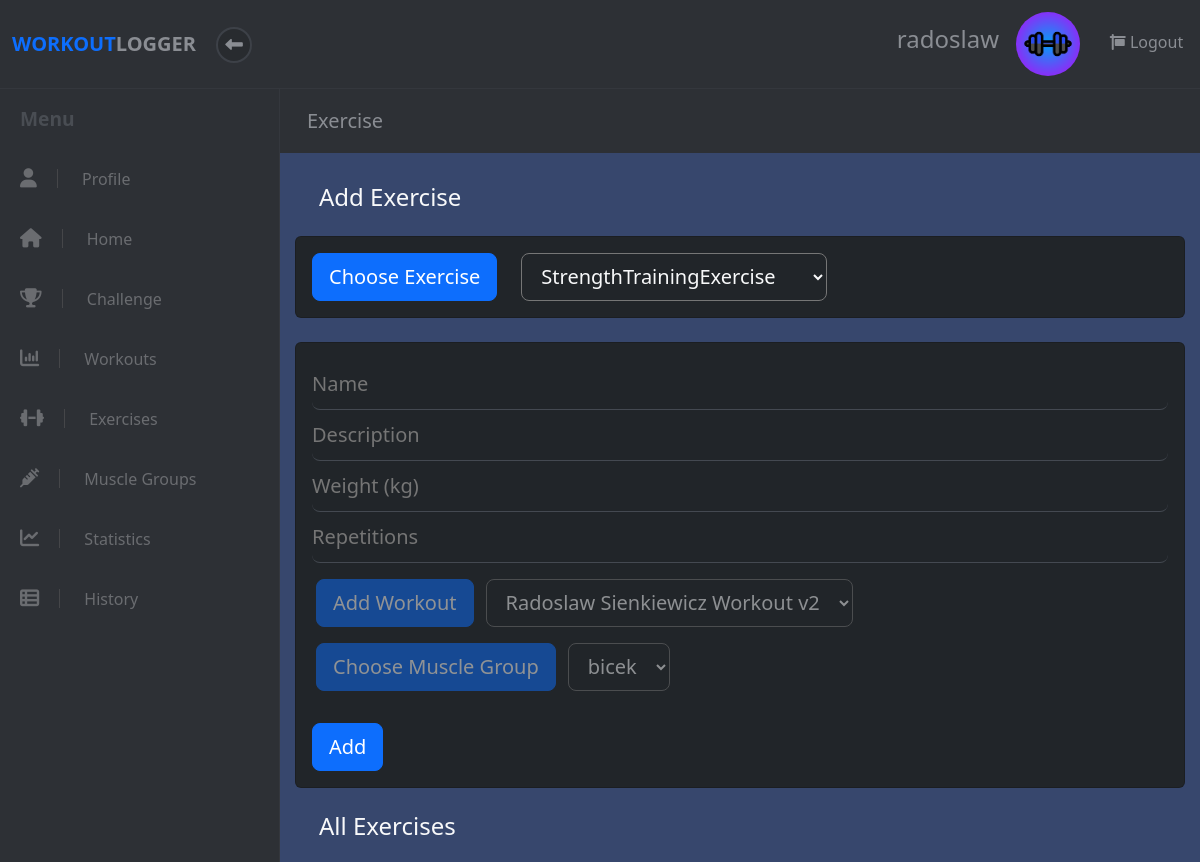
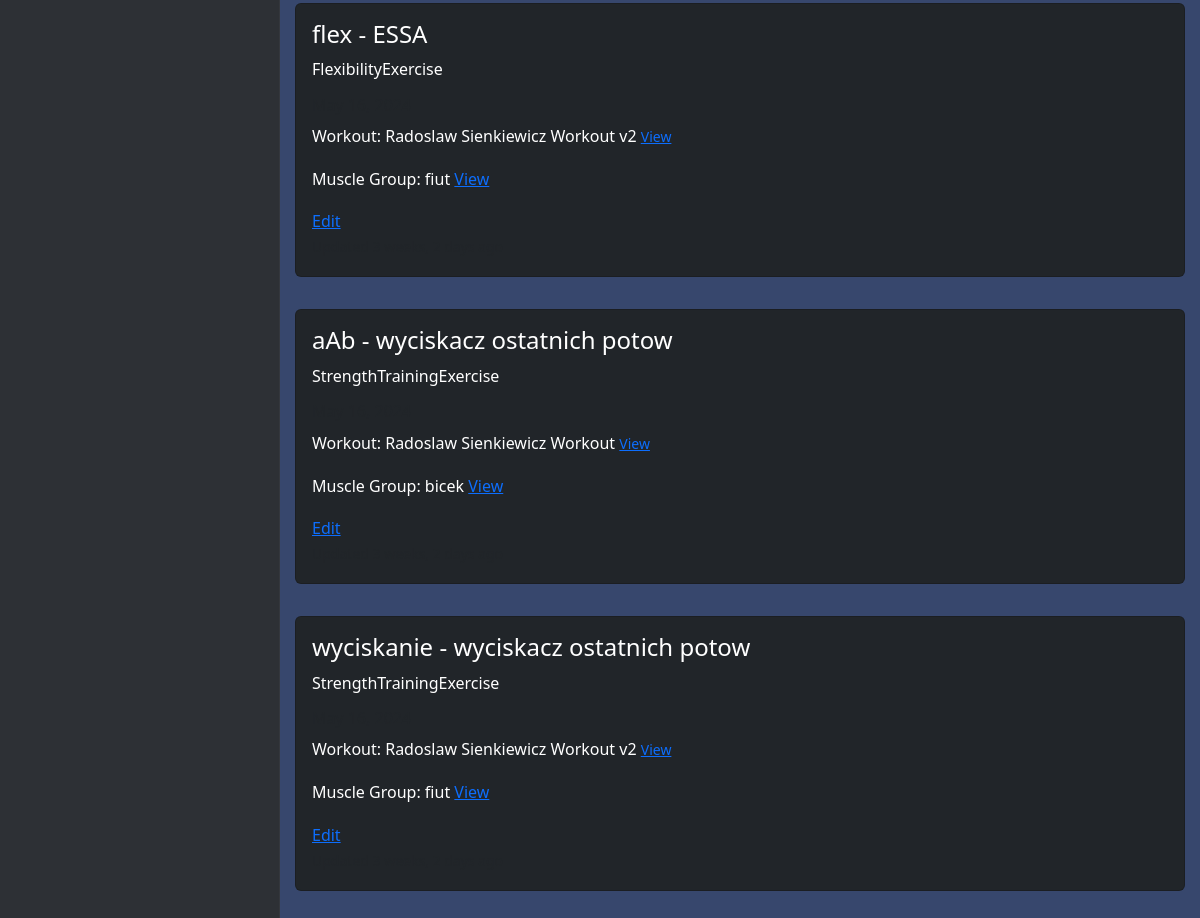
Page /exercise (signed in) on the earlier database version (2 pictures, top to bottom).
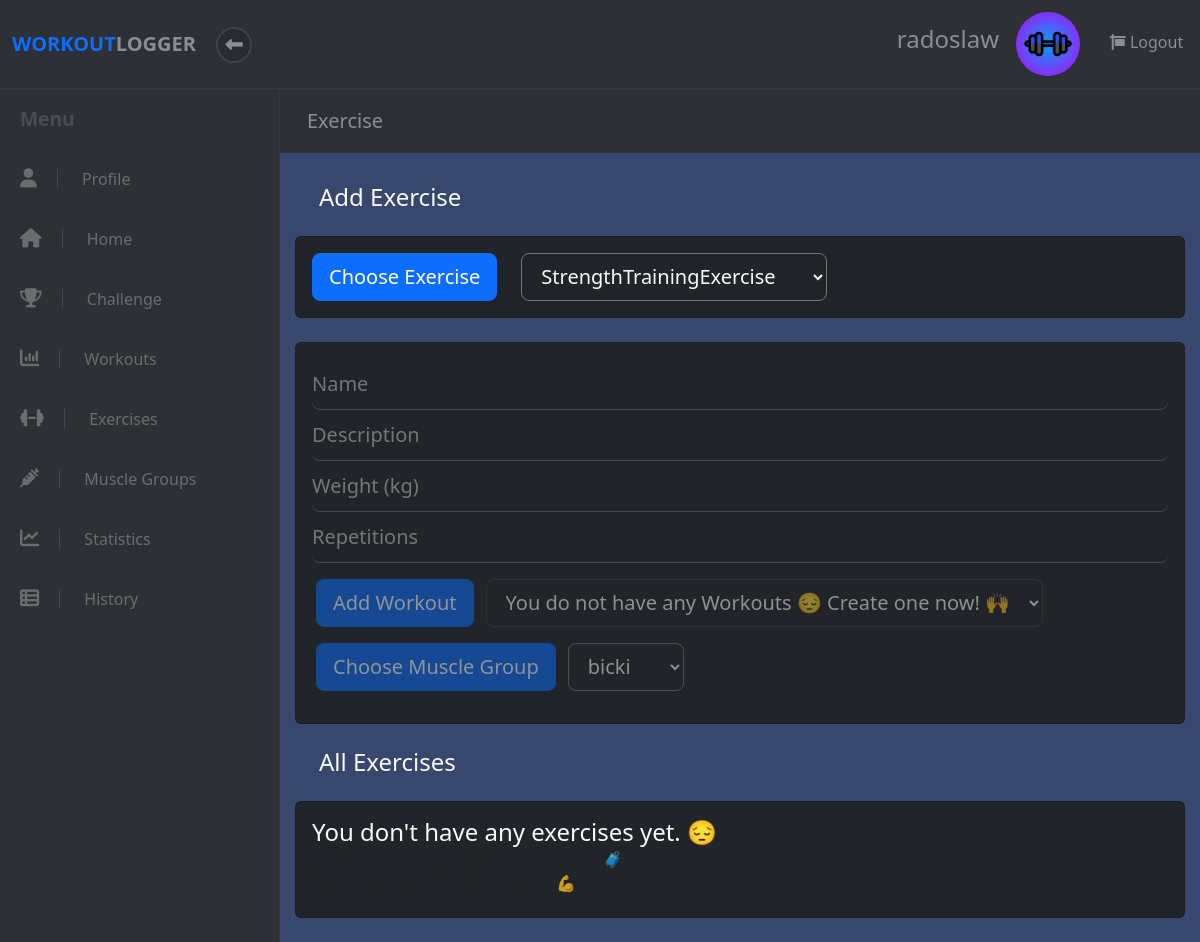
Same page on the later database version.
### apps/workout/models.py (models this page shows, shortened)
class User(models.Model):
    username = models.CharField(max_length=20)
    email = models.CharField(max_length=50)
    password = models.CharField(max_length=22)
    created_at = models.DateTimeField(auto_now_add=True)
    updated_at = models.DateTimeField(auto_now=True)
    profile_photo_url = models.CharField(max_length=255, blank=True, null=True)
    background_photo_url = models.CharField(max_length=255, blank=True, null=True)
    objects = UserManager()

class Exercise(models.Model):
    name = models.CharField(max_length=50)
    description = models.CharField(max_length=150)
    workout = models.ForeignKey(Workout, on_delete=models.CASCADE, related_name='%(class)s', default=None)
    muscle_group = models.ForeignKey(MuscleGroup, on_delete=models.CASCADE, default=None)
    user = models.ForeignKey(User, on_delete=models.CASCADE, default=None)
    created_at = models.DateTimeField(auto_now_add=True)
    updated_at = models.DateTimeField(auto_now=True)
    objects = ExerciseManager()
    class Meta:
        ordering = ('name', 'muscle_group')
        abstract = True
    def class_name(self):
        return self.__class__.__name__

class FlexibilityExercise(Exercise):
    stretch_type = models.CharField(max_length=50)
    objects = FlexibilityExerciseManager()

class Workout(models.Model):
    name = models.CharField(max_length=50)
    description = models.CharField(max_length=150)
    completed = models.BooleanField(default=False)
    is_shared = models.BooleanField(default=False)
    user = models.ForeignKey(User, on_delete=models.CASCADE, default=None)
    challenge = models.ForeignKey(Challenge, on_delete=models.CASCADE, default=None, blank=True, null=True)
    created_at = models.DateTimeField(auto_now_add=True)
    updated_at = models.DateTimeField(auto_now=True)
    objects = WorkoutManager()
    def __str__(self):
        return self.name

class MuscleGroup(models.Model):
    name = models.CharField(max_length=50)
    description = models.CharField(max_length=150)
    created_at = models.DateTimeField(auto_now_add=True)
    updated_at = models.DateTimeField(auto_now=True)
    def __str__(self):
        return self.name

class StrengthTrainingExercise(Exercise):
    weight = models.DecimalField(max_digits=6, decimal_places=2)
    repetitions = models.PositiveIntegerField()
    objects = StrengthTrainingExerciseManager()
    def form_data(self):
        return [
            FormData("weight", "number", "Weight (kg)", self.weight),
            FormData("repetitions", "number", "Repetitions", self.repetitions)
        ]

### apps/workout/views.py (the view, shortened to what this page needs)
# urls.py: re_path(r'^workout/(?P<id>\d*)/exercise$', views.new_exercise),
def new_exercise(request):
    exercise_type = request.GET.get('exercise_type')
    if(exercise_type == None):
        exercise_type = StrengthTrainingExercise().class_name
    current_workout_id = request.GET.get('current_workout_id')
    if(current_workout_id == None):
        current_workout_id = -1
    current_muscle_group_id = request.GET.get('current_muscle_group_id')
    if(current_muscle_group_id == None):
        current_muscle_group_id = -1
    try:
        user = User.objects.get(id=request.session["user_id"])
        ste = StrengthTrainingExercise.objects.filter(user__id=user.id)
        ete = EnduranceTrainingExercise.objects.filter(user__id=user.id)
        be = BalanceExercise.objects.filter(user__id=user.id)
        fe = FlexibilityExercise.objects.filter(user__id=user.id)
        exercises = list(chain(ste, ete, be, fe))
        data = {
            'user': user,
            'exercises': sorted(exercises, key=lambda x: x.updated_at, reverse=True),
            'exercise_types': get_exercises_types(),
            'current_exercise': exercise_type,
            'current_workout_id': int(current_workout_id),
            'current_muscle_group_id': int(current_muscle_group_id),
            'workouts': Workout.objects.filter(user__id=user.id).order_by('-updated_at'),
            'muscle_groups': MuscleGroup.objects.order_by('name'),
        }
        if request.method == "GET":
            logging.debug("GET request to new exercise")
            return render(request, "workout/add_exercise.html", data)
    except (KeyError, User.DoesNotExist) as err:
        messages.info(request, "You must be logged in to view this page.", extra_tags="invalid_session")
        logging.warning("User must be logged in to view 'new_exercise'.")
        return redirect("/")

### apps/workout/templates/workout/add_exercise.html (shortened to what this page needs)
<!DOCTYPE html>
<html>
  <head>
    {% load static %}
    <link
      rel="stylesheet"
      href="{% static 'fontawesomefree/css/all.min.css' %}"
    />
    <link rel="stylesheet" href="../../static/workout/styles.css" />
    {% load bootstrap5 %} {% bootstrap_css %} {% bootstrap_javascript %}
  </head>
  <body>
    {% include 'workout/widgets/header.html' %}
    <div class="d-flex align-items-stretch">
      {% include 'workout/widgets/sidebar.html' %}
      <div class="page-content">
        <div class="page-header">
          <div class="container-fluid">
            <h2 class="h5 no-margin-bottom">Exercise</h2>
          </div>
        </div>
        <section class="no-padding-bottom">
          <h4 class="ms-4 mt-2 mb-4 text-light">Add Exercise</h4>
          <div  class="card bg-dark add-exercise mb-4 mt-2" >
            <div class="card-body mb-0 pb-0">
              <form id="exercise_type_form" action="/exercise" class="form-group">
                <div class="row">
                  <div class="col-auto text-left">
                    <p class="btn btn-primary btn-lg end-workout" style="pointer-events: none;">Choose Exercise</p>
                  </div>
                  <div class="col-auto text-left ">
                  <select name="exercise_type" id="exercise_type" class="bg-dark input-material form-control-lg text-light">
                    {% for exercise_type in exercise_types %}
                      {% if exercise_type.class_name == current_exercise %}
                        <option selected="selected" value={{exercise_type.class_name}}>{{exercise_type.class_name}}</option>
                      {% else %}
                        <option value={{exercise_type.class_name}}>{{exercise_type.class_name}}</option>
                      {% endif %}
                    {% endfor %}
                  </select>
                  </div>
                </div>
              </form>
            </div>
          </div>
          <div class="card bg-dark add-exercise mb-4 mt-2">
            <div class="card-body">
              <form id="exercise-form" action="/exercise" method="POST">
                      <div class="form-group">
                        <input
                          id="name"
                          type="text"
                          name="name"
                          required
                          class="input-material form-control-lg"
                          placeholder="Name"
                        />
                      </div>
                      <div class="form-group">
                        <input
                          id="description"
                          type="text"
                          name="description"
                          class="input-material form-control-lg"
                          placeholder="Description"
                        />
                      </div>
                      {% for exercise_type in exercise_types %}
                        {% if exercise_type.class_name == current_exercise %}
                          {% for field in exercise_type.form_data %}
                            <div class="form-group">
                              <input
                                id="{{ field.name }}"
                                type="{{ field.type }}"
                                name="{{ field.name }}"
                                required
                                class="input-material form-control-lg"
                                placeholder="{{ field.placeholder }}"
                              />
                            </div>
                          {% endfor %}
                        {% endif %}
                      {% endfor %}
                      <div class="row mt-3 opacity-50">
                        {% if workouts %}
                        <div class="col-auto p-0 ms-3">
                          <a href="/workout"
                          style="text-decoration: none"
                          class="btn btn-primary btn-lg end-workout">Add Workout</a>
                        </div>
                          <div class="col-auto ">
                          <select name="workout_id" id="exercise_type" class="bg-dark input-material form-control-lg text-light">
                            {% for workout in workouts %}
                              {% if workout.id == current_workout_id %}
                                <option selected="selected" value={{workout.id}}>{{workout}}</option>
                              {% else %}
                                <option value={{workout.id}}>{{workout}}</option>
                              {% endif %}
                            {% endfor %}
                          </select>
                          </div>
                        {% else %}
                        <div class="col-auto p-0 ms-3">
                          <a href="/workout"
                          style="text-decoration: none"
                          class="btn btn-primary btn-lg end-workout">Add Workout</a>
                        </div>
                          <div class="col-auto ">
                          <select disabled name="workout_id" id="exercise_type" class="bg-dark input-material form-control-lg text-light" >
                            <option>You do not have any Workouts 😔 Create one now! 🙌</option>
                          </select>
                          </div>
                        {% endif %}
                      </div>
                      <div class="row mt-3 opacity-50">
                        {% if muscle_groups %}
                        <div class="col-auto p-0 ms-3">
                          <p class="btn btn-primary btn-lg end-workout" style="pointer-events: none;">Choose Muscle Group</p>
                        </div>
                          <div class="col-auto ">
                          <select name="muscle_group" id="exercise_type" class="bg-dark input-material form-control-lg text-light">
                            {% for muscle_group in muscle_groups %}
                              {% if muscle_group.id == current_muscle_group_id %}
                                <option selected="selected" value={{muscle_group.id}}>{{muscle_group}}</option>
                              {% else %}
                              <option value={{muscle_group.id}}>{{muscle_group}}</option>
                              {% endif %}
                            {% endfor %}
                          </select>
                          </div>
                        {% endif %}
                      </div>
                {% if workouts %} {% if muscle_groups %}
                <input
                  id="add"
                  type="submit"
                  value="Add"
                  class="btn btn-primary btn-lg mt-3"
                />
                {% endif %} {% endif %}
              </form>
            </div>
          </div>
          <h4 class="ms-4 mt-2 mb-4 text-light">All Exercises</h4>
          {% if exercises %} {% for exercise in exercises %}
          <div class="col-lg-12 pb-4">
            <div class="card text-white bg-dark mb-2">
              <div class="card-body">
                <h4 class="card-title">{{exercise.name}} - {{exercise.description}}</h4>
                <p class="card-text">{{exercise.class_name}}</p>
                <h6 class="card-subtitle mb-2 text-muted">
                </h6>
                <p class="card-text">Workout: {{exercise.workout}} <small class="text-muted" ><a href="/workout/{{exercise.workout.id}}" class="card-link">View</a></small></p>
                <p class="card-text">Muscle Group: {{exercise.muscle_group}} <small class="text-muted" ></small><a href="/musclegroup/{{exercise.muscle_group.id}}" class="card-link">View</a></small></p>
                <a href="/exercise/{{exercise.id}}?exercise_type={{exercise.class_name}}" class="card-link">Edit</a>
                <p class="card-text">
                  <small class="text-muted"
                    >Updated {{exercise.updated_at | timesince}} ago</small
                  >
                </p>
              </div>
            </div>
          </div>
          {% endfor %} {% else %}
          <div class="card bg-dark add-exercise mb-4 mt-2">
            <div class="card-body text-light">
              <h4 class="card-title">You don't have any exercises yet. 😔</h4>
              <h6 class="card-subtitle mb-2 text-muted">
                Start your new exercise journey today! 🧳
              </h6>
              <h6 class="card-subtitle mb-2 text-muted">
                There's no time like the present! 💪
              </h6>
            </div>
          </div>
          {% endif %}
        </section>
      </div>
    </div>
  </body>
</html>

### apps/workout/templates/workout/widgets/header.html
<header class="header">
  <nav class="navbar navbar-expand-lg my-0 py-1">
    <div
      class="container-fluid d-flex align-items-center justify-content-between"
    >
      <div class="navbar-header">
        <a href="/dashboard" class="navbar-brand">
          <div class="brand-text brand-big visible text-uppercase">
            <strong class="text-primary">Workout </strong
            ><strong>Logger</strong>
          </div>
        </a>
        <button class="sidebar-toggle">
          <i class="fa fa-long-arrow-left"></i>
        </button>
      </div>
      <ul class="right-menu list-inline no-margin-bottom">
        {% if user.username %}
        <li class="list-inline-item">
          <div class="sidebar-header d-flex align-items-center">
            <div class="title">
              <h1 class="h4">{{ user.username }}</h1>
            </div>
          </div>
        </li>
        {% endif %} {% if user.profile_picture %}
        <li class="list-inline-item">
          <a href="/user/profile" class="nav-link">
            <div class="avatar">
              <img
                src="{{ user.profile_picture }}"
                alt="User Profile Picture"
                height="64"
                width="64"
                class="rounded-circle"
              />
            </div>
          </a>
        </li>
        {% else %} {% load static %}
        <li class="list-inline-item">
          <a href="/user/profile" class="nav-link">
            <div class="avatar">
              <img
                src="{% static 'workout/images/workout_logger.png' %}"
                alt="User Profile Picture"
                height="64"
                width="64"
                class="rounded-circle"
              />
            </div>
          </a>
        </li>
        {% endif %}
        <li class="list-inline-item ms-2">
          <a href="/user/logout" class="nav-link">
            <i class="fa fa-sign -out-alt"></i> Logout
          </a>
        </li>
      </ul>
    </div>
  </nav>
</header>

### apps/workout/templates/workout/widgets/sidebar.html
<nav id="sidebar">
  <span class="heading mt-3">Menu</span>
  <ul class="list-unstyled">
    <li>
      <a href="/profile"><i class="fa fa-user"></i> Profile</a>
    </li>
    <li>
      <a href="/dashboard"><i class="fa fa-home"></i> Home</a>
    </li>
    <li>
      <a href="/challenge"><i class="fa fa-trophy"></i> Challenge</a>
    </li>
    <li>
      <a href="/workout"><i class="fa fa-bar-chart"></i> Workouts</a>
    </li>
    <li>
      <a href="/exercise"><i class="fa fa-dumbbell"></i> Exercises</a>
    </li>
    <li>
      <a href="/musclegroup"><i class="fa fa-syringe"></i> Muscle Groups</a>
    </li>
    <li>
      <a href="/statistics"><i class="fa fa-line-chart"></i> Statistics</a>
    </li>
    <li>
      <a href="/history"><i class="fa fa-th-list"></i> History</a>
    </li>
  </ul>
</nav>

Differences in the rows shown:
removed FlexibilityExercise: name "flex", description "ESSA", class_name "FlexibilityExercise", workout "Radoslaw Sienkiewicz Workout v2", muscle_group "fiut"
removed StrengthTrainingExercise: name "aAb", description "wyciskacz ostatnich potow", class_name "StrengthTrainingExercise", workout "Radoslaw Sienkiewicz Workout", muscle_group "bicek"
removed StrengthTrainingExercise: name "wyciskanie", description "wyciskacz ostatnich potow", class_name "StrengthTrainingExercise", workout "Radoslaw Sienkiewicz Workout v2", muscle_group "fiut"
Other differences:
form field workout_id: (not shown) → "You do not have any Workouts 😔 Create one now! 🙌"
form field muscle_group: "bicek" → "bicki"
form field workout_id: "Radoslaw Sienkiewicz Workout v2" → (not shown)
form field value: "Add" → (not shown)
text now shown: "You don't have any exercises yet. 😔 Start your new exercise journey today! 🧳 There's no time like the present! 💪"
